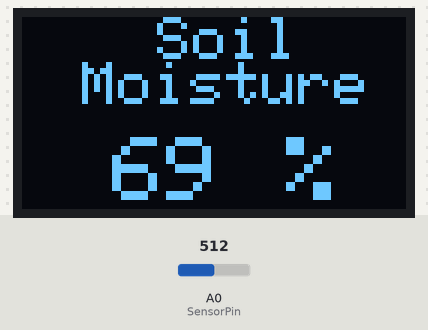
Simulated run of this sketch. Board: ESP8266 (NodeMCU). On the bench: 128×64 one-colour display. The inputs (shaded band) are chosen by the test bench; at power-on: A0 (SensorPin) = 512. WiFi joins after 1.5 s; servers stay silent unless stated; uploads are accepted with an empty reply; what the sketch prints to the serial monitor is not drawn.

Above: at 3.5 s.
3.6 s: A0 (SensorPin) set to 492
At 6.2 s:
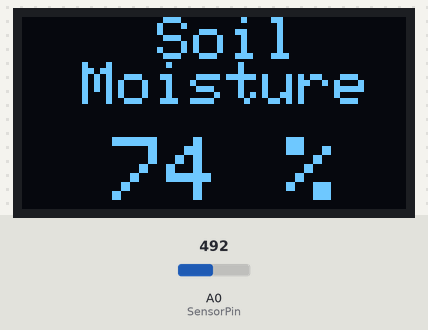
7.1 s: A0 (SensorPin) set to 393
At 11.6 s:
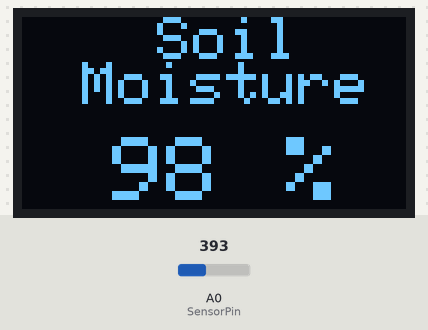
12.4 s: A0 (SensorPin) set to 376
At 16.2 s:
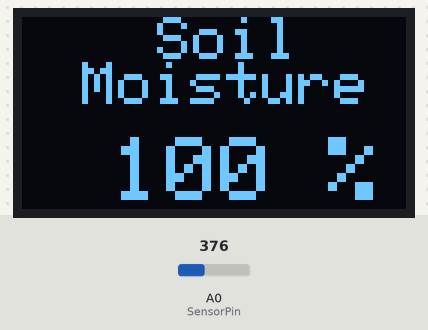
Timing chart, 0 to 17.7 s (numbered marks = the images above; inputs shaded):
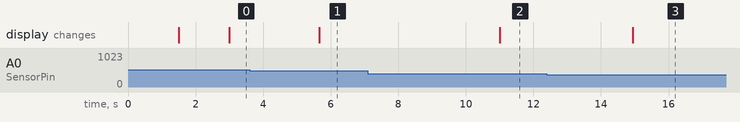

Measured:
- the behaviour switches between 509 and 508 on A0 (SensorPin) (found by bisection; images 0 and 1)
- after the input at 3.6 s, the display: changes after 2.1 s (image 1)
- after the input at 7.1 s, the display: changes after 3.9 s (image 2)
- after the input at 12.4 s, the display: changes after 2.5 s (image 3)

The sketch:

Sensors_to_Database.ino
```cpp
#include <SPI.h>
#include <Wire.h>
#include <Adafruit_GFX.h>
#include <Adafruit_SSD1306.h>
#include <WiFiClientSecure.h>
#include "TRIGGER_WIFI.h"
#include "TRIGGER_GOOGLESHEETS.h"

#define SCREEN_WIDTH 128 // OLED display width, in pixels
#define SCREEN_HEIGHT 64 // OLED display height, in pixels
#define OLED_RESET -1 // Reset pin # (or -1 if sharing Arduino reset pin)
Adafruit_SSD1306 display(SCREEN_WIDTH, SCREEN_HEIGHT, &Wire, OLED_RESET);

const int AirValue = 790;   //you need to replace this value with Value_1
const int WaterValue = 390;  //you need to replace this value with Value_2
const int SensorPin = A0;
int soilMoistureValue = 0;
int soilmoisturepercent=0;

char column_name_in_sheets[][7] = {"value1"};
String Sheets_GAS_ID = "AKfycbw0ZQ4p76Y123on1hcIU3vbEIZd08OrCk6RH7U8GkTR4AnqTyrmmvwpV3Dg1qBMm8Ijkw";
int No_of_Parameters = 1;

void setup()
{
  Serial.begin(9600);
  while (!Serial);
  WIFI_Connect("GOJO","12345678900");                                                     /*Provide you Wi-Fi SSID and password to connect to Wi-Fi*/
  Google_Sheets_Init(column_name_in_sheets, Sheets_GAS_ID, No_of_Parameters );
  display.begin(SSD1306_SWITCHCAPVCC, 0x3C); //initialize with the I2C addr 0x3C (128x64)
  display.clearDisplay();
}


void loop()
{
soilMoistureValue = analogRead(SensorPin);  //put Sensor insert into soil
Serial.println(soilMoistureValue);
soilmoisturepercent = map(soilMoistureValue, AirValue, WaterValue, 0, 100);
if(soilmoisturepercent > 100)
{
  Serial.println("100 %");

  display.setCursor(45,0);  //oled display
  display.setTextSize(2);
  display.setTextColor(WHITE);
  display.println("Soil");
  display.setCursor(20,15);
  display.setTextSize(2);
  display.setTextColor(WHITE);
  display.println("Moisture");

  display.setCursor(30,40);  //oled display
  display.setTextSize(3);
  display.setTextColor(WHITE);
  display.println("100 %");
  display.display();

  delay(250);
  display.clearDisplay();
}
else if(soilmoisturepercent <0)
{
  Serial.println("0 %");

  display.setCursor(45,0);  //oled display
  display.setTextSize(2);
  display.setTextColor(WHITE);
  display.println("Soil");
  display.setCursor(20,15);
  display.setTextSize(2);
  display.setTextColor(WHITE);
  display.println("Moisture");

  display.setCursor(30,40);  //oled display
  display.setTextSize(3);
  display.setTextColor(WHITE);
  display.println("0 %");
  display.display();

  delay(250);
  display.clearDisplay();
}
else if(soilmoisturepercent >=0 && soilmoisturepercent <= 100)
{
  Serial.print(soilmoisturepercent);
  Serial.println("%");
  float a = soilmoisturepercent;
  Data_to_Sheets(No_of_Parameters,a);
  display.setCursor(45,0);  //oled display
  display.setTextSize(2);
  display.setTextColor(WHITE);
  display.println("Soil");
  display.setCursor(20,15);
  display.setTextSize(2);
  display.setTextColor(WHITE);
  display.println("Moisture");

  display.setCursor(30,40);  //oled display
  display.setTextSize(3);
  display.setTextColor(WHITE);
  display.println(soilmoisturepercent);
  display.setCursor(70,40);
  display.setTextSize(3);
  display.println(" %");
  display.display();

  delay(250);
  display.clearDisplay();
  Serial.println();
  delay(1000);
}
}
```

TRIGGER_GOOGLESHEETS.h
```cpp
#ifndef _TRIGGER_GOOGLESHEETS_H_
#define _TRIGGER_GOOGLESHEETS_H_

#include <stdarg.h>
#include <string.h>

void sheets_initialization();
void Send_Data();
void Google_Sheets_Init(char array_2d[10][6], String sheets_gas_id, int param_size);

String url;

char column_name[ ][7]={"x","y"};;

double random_values[100];

void float_to_string();
const char* host = "script.google.com";
const int httpsPort = 443;

char Sensor_Values[10][10];
const char* fingerprint = "46 B2 C3 44 9C 59 09 8B 01 B6 F8 BD 4C FB 00 74 91 2F EF F6";
String GAS_ID;
int Count;

void Google_Sheets_Init(char test[ ][7], String sheets_gas_id, int param_size)
{
	GAS_ID = sheets_gas_id;
	Count = param_size;

	for (int i = 0; i < Count; i++)
    {
	 for (int j = 0; j < 6; j++)
     {
		column_name[i][j] = test[i][j];
     }
    }

	#ifdef Debug_Serial_Mon
	   for(int i=0;i<Count;i++)
	   {
			Serial.print("column_name= ");
			Serial.println(column_name[i]);
	   }
   #endif
}

void Data_to_Sheets(int num, ...)
{
	va_list lst;
	va_start(lst,num);

	for(int i=0;i<num;i++)
	{
		random_values[i]= va_arg(lst,double);
	}
	va_end(lst);

	float_to_string();
	Send_Data();
}

void float_to_string()
{
  for(int j=0;j<Count;j++)
  {
    sprintf(Sensor_Values[j],"%.02f",random_values[j]);
	#ifdef Debug_Serial_Mon
		Serial.print("Sensor Values : ");
		Serial.println(Sensor_Values[j]);
	#endif
  }
}
void Send_Data()
{
	sheets_initialization();

	String url = "/macros/s/" + GAS_ID + "/exec?";
	int i=0;
	while(i!=Count)
	{
		if(i==0)
		{
		  url = url+column_name[i]+"="+Sensor_Values[i];
		  i++;
		}
		if(i==Count)
		  break;
		url = url+"&"+column_name[i]+"="+Sensor_Values[i];
		i++;
	}

  Serial.print("requesting URL: ");
  Serial.println(url);

  client.print(String("GET ") + url + " HTTP/1.1\r\n" +
         "Host: " + host + "\r\n" +
         "User-Agent: BuildFailureDetectorESP8266\r\n" +
         "Connection: close\r\n\r\n");

  #ifdef Debug_Serial_Mon
  Serial.println("request sent");
  #endif
  while (client.connected())
  {
	  String line = client.readStringUntil('\n');
	  if (line == "\r")
	  {
		#ifdef Debug_Serial_Mon
		Serial.println("headers received");
		#endif
		break;
	  }
  }
  String line = client.readStringUntil('\n');

  if (line.startsWith("{\"state\":\"success\""))
  {
	#ifdef Debug_Serial_Mon
	Serial.println("esp8266/Arduino CI successfull!");
	#endif
  }
  else
  {
	#ifdef Debug_Serial_Mon
	Serial.println("esp8266/Arduino CI has failed");
	#endif
  }

  #ifdef Debug_Serial_Mon
	  Serial.println("reply was:");
	  Serial.println("==========");
	  Serial.println(line);
	  Serial.println("==========");
	  Serial.println("closing connection");
  #endif

}
void sheets_initialization()
{
	client.setInsecure();

  #ifdef Debug_Serial_Mon
	  Serial.print("connecting to ");
	  Serial.println(host);
  #endif

  if (!client.connect(host, httpsPort))
  {
    #ifdef Debug_Serial_Mon
	Serial.println("connection failed");
	#endif
    return;
  }
  else
  {
    #ifdef Debug_Serial_Mon
	Serial.println("certificate doesn't match");
	#endif
  }

}
#endif
```

TRIGGER_WIFI.h
```cpp
#ifndef __TRIGGER_WIFI_H__
#define __TRIGGER_WIFI_H__

#include <ESP8266WiFi.h>
#include <WiFiClientSecure.h>

//const char* ssid = "X-men trainee";    // name of your wifi network!!!!!!!!!!!!!!!!!!!!!!!!!!!!!!!!!!!!!!!!!
//const char* password = "Qwertyuiop69";     // wifi pasword !!!!!!!!!!!!!!!!!!!!!!!!!!!!!!!!!!!!!!!!!!!!!!!!


WiFiClientSecure client;

#define Debug_Serial_Mon


void WIFI_Connect(const char* wifi_id, const char *wifi_password)
{
  #ifdef Debug_Serial_Mon
	  Serial.print("connecting to ");
	  Serial.println(wifi_id);
  #endif

  WiFi.mode(WIFI_STA);
  WiFi.begin(wifi_id, wifi_password);

  while (WiFi.status() != WL_CONNECTED)
  {
    delay(500);
    Serial.print(".");
  }

  #ifdef Debug_Serial_Mon
	  Serial.println("");
	  Serial.println("WiFi connected");
	  Serial.println("IP address: ");
	  Serial.println(WiFi.localIP());
  #endif
}

#endif
```
